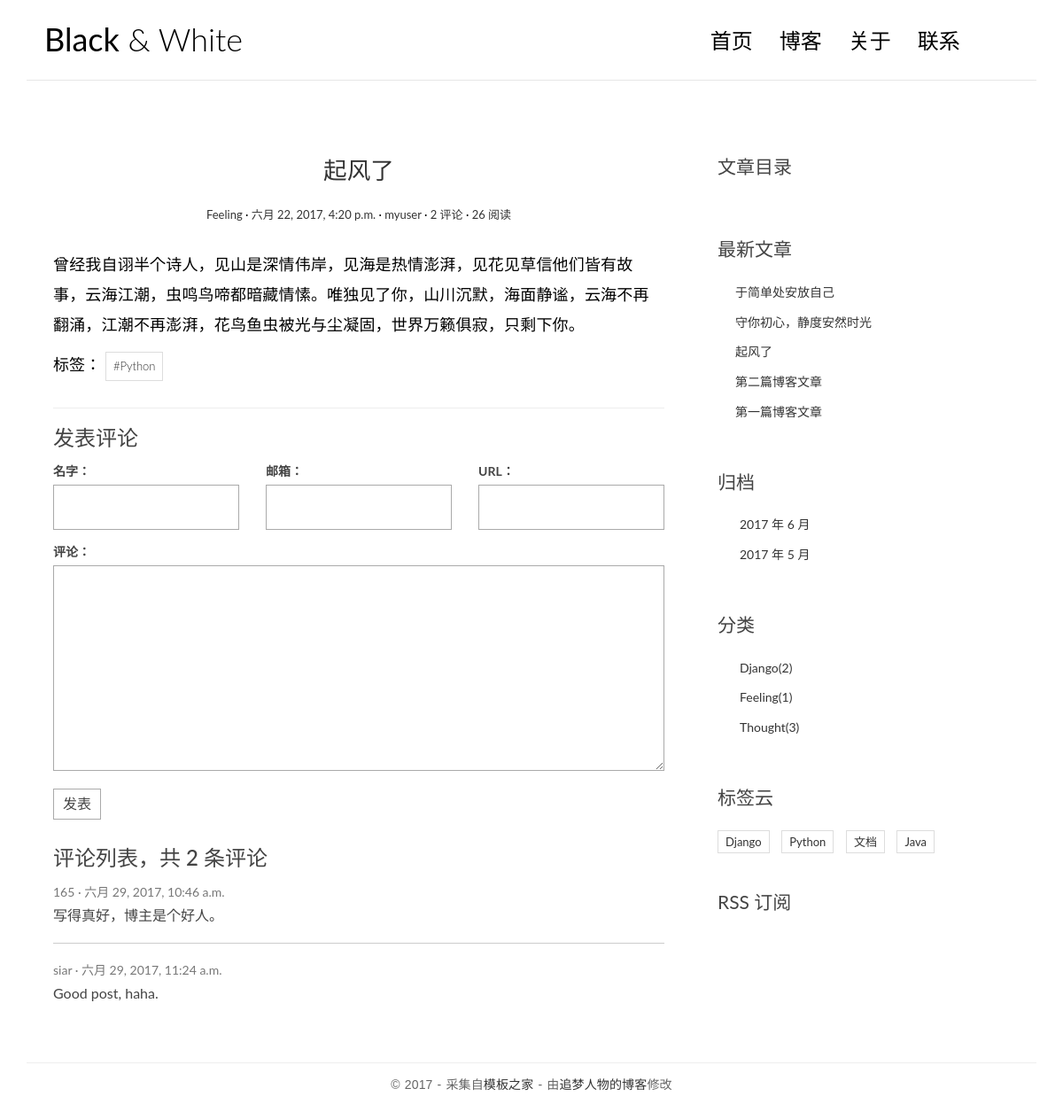
The app's page /post/4/, older data.
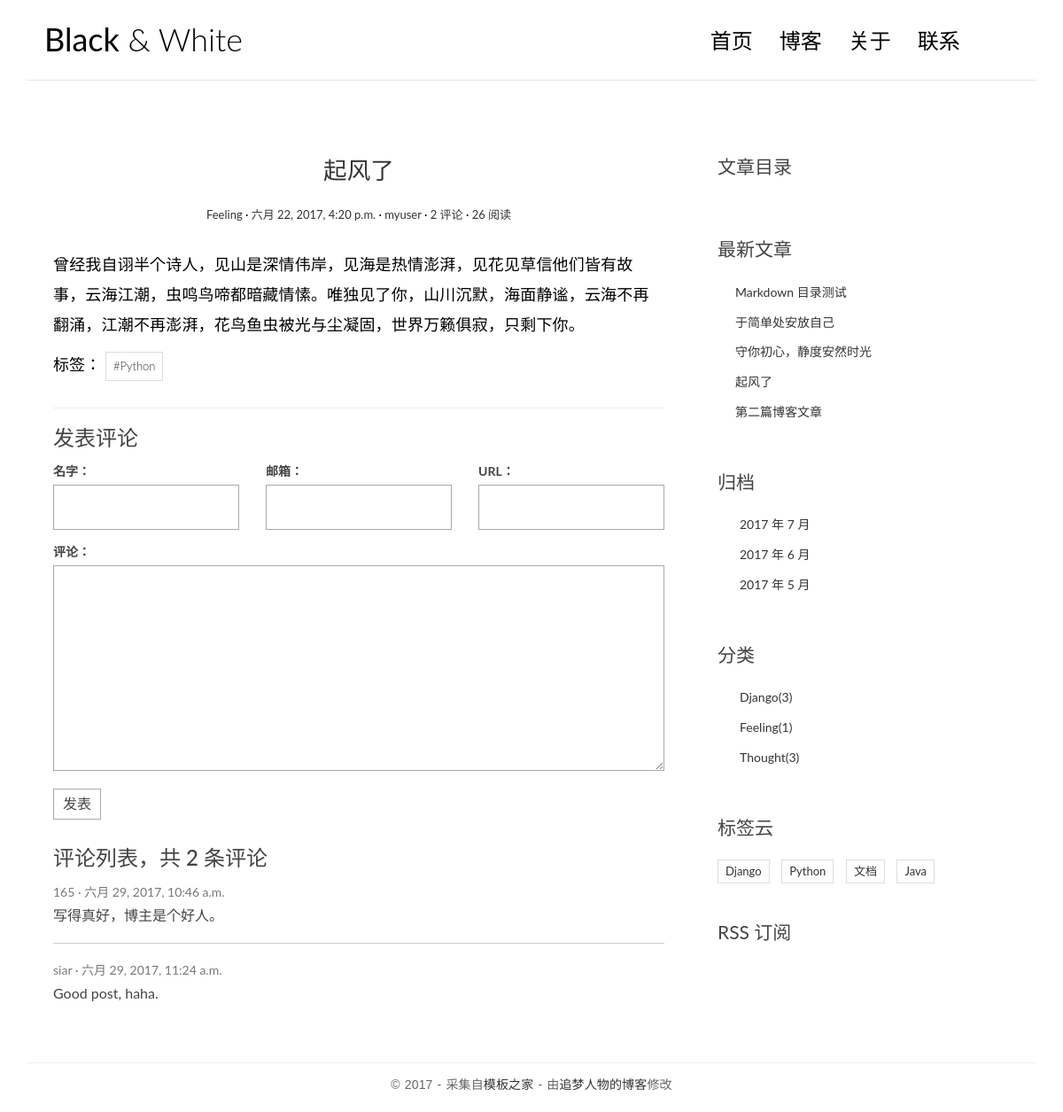
The same page, newer data.
### blog/models.py (models this page shows, shortened)
@python_2_unicode_compatible
class Tag(models.Model):
    name = models.CharField(max_length=100)

@python_2_unicode_compatible
class Post(models.Model):
    title = models.CharField(max_length=70)
    body = models.TextField()
    created_time = models.DateTimeField()
    modified_time = models.DateTimeField()
    excerpt = models.CharField(max_length=200, blank=True)
    category = models.ForeignKey(Category)
    tags = models.ManyToManyField(Tag, blank=True)
    author = models.ForeignKey(User)
    views = models.PositiveIntegerField(default=0)
    def increase_views(self):
        self.views += 1
        self.save(update_fields=['views'])
    def get_absolute_url(self):
        return reverse('blog:detail', kwargs={'pk': self.pk})
    class Meta:
        ordering = ['-created_time']
    def save(self, *args, **kwargs):
        if not self.excerpt:
            md = markdown.Markdown(extensions=[
                'markdown.extensions.extra',
                'markdown.extensions.codehilite',
            ])
            self.excerpt = strip_tags(md.convert(self.body))[:54]
        super(Post, self).save(*args, **kwargs)

@python_2_unicode_compatible
class Category(models.Model):
    name = models.CharField(max_length=100)

### comments/models.py (models this page shows, shortened)
@python_2_unicode_compatible
class Comment(models.Model):
    name = models.CharField(max_length=100)
    email = models.EmailField(max_length=255)
    url = models.URLField(blank=True)
    text = models.TextField()
    created_time = models.DateTimeField(auto_now_add=True)
    post = models.ForeignKey('blog.Post')

### blog/views.py (the view)
# urls.py: url(r'^post/(?P<pk>[0-9]+)/$', views.detail, name='detail'),
def detail(request, pk):
    post = get_object_or_404(Post, pk=pk)
    post.increase_views()
    md = markdown.Markdown(extensions=[
        'markdown.extensions.extra',
        'markdown.extensions.codehilite',
        TocExtension(slugify=slugify),
        ])
    post.body = md.convert(post.body)
    post.toc = md.toc
    form = CommentForm()
    comment_list = post.comment_set.all()
    context = {
        'post': post,
        'form': form,
        'comment_list': comment_list
    }
    return render(request, 'blog/detail.html', context=context)

### comments/forms.py
class CommentForm(forms.ModelForm):
    class Meta:
        model = Comment
        fields = ['name', 'email', 'url', 'text']

### blog/templatetags/blog_tags.py (called while the page is built)
@register.simple_tag
def get_recent_posts(num=5):
    return Post.objects.all().order_by('-created_time')[:num]

@register.simple_tag
def archives():
    return Post.objects.dates('created_time', 'month', order='DESC')

@register.simple_tag
def get_categories():
    return Category.objects.annotate(num_posts=Count('post')).filter(num_posts__gt=0)

@register.simple_tag
def get_tags():
    return Tag.objects.annotate(num_posts=Count('post')).filter(num_posts__gt=0)

### templates/blog/detail.html (shortened to what this page needs)
{% extends 'base.html' %}
{% block main %}
                <article class="post post-{{ post.pk }}">
                    <header class="entry-header">
                        <h1 class="entry-title">
                            <a href="{{ post.get_absolute_url }}">{{ post.title }}</a>
                        </h1>
                        <div class="entry-meta">
                            <span class="post-category"><a href="{% url 'blog:category' post.category.pk %}">{{ post.category.name }}</a></span>
                            <span class="post-date"><a href="{{ post.get_absolute_url }}"><time class="entry-date"
                                                                      datetime="{{ post.created_time }}">{{ post.created_time }}</time></a></span>
                            <span class="post-author"><a href="#">{{ post.author }}</a></span>
                            <span class="comments-link"><a href="#comment-area">{{ post.comment_set.count }} 评论</a></span>
                            <span class="views-count"><a href="{{ post.get_absolute_url }}">{{ post.views }} 阅读</a></span>
                        </div>
                    </header>
                    <div class="entry-content clearfix">
                        {{ post.body|safe }}
                        <div class="widget-tag-cloud">
                            <ul>
                                标签：
                                {% for tag in post.tags.all %}
                                    <li><a href="{% url 'blog:tag' tag.pk %}">#{{ tag.name }}</a></li>
                                {% endfor %}
                            </ul>
                        </div>
                    </div>
                </article>
                <section class="comment-area" id="comment-area">
                    <hr>
                    <h3>发表评论</h3>
                    <form action="{% url 'comments:post_comment' post.pk %}" method="post" class="comment-form">
                      <div class="row">
                        <div class="col-md-4">
                          <label for="{{ form.name.id_for_label }}">名字：</label>
                          {{ form.name }}
                        </div>
                        <div class="col-md-4">
                          <label for="{{ form.email.id_for_label }}">邮箱：</label>
                          {{ form.email }}
                        </div>
                        <div class="col-md-4">
                          <label for="{{ form.url.id_for_label }}">URL：</label>
                          {{ form.url }}
                        </div>
                        <div class="col-md-12">
                          <label for="{{ form.text.id_for_label }}">评论：</label>
                          {{ form.text }}
                          <button type="submit" class="comment-btn">发表</button>
                        </div>
                      </div>
                    </form>
                    <div class="comment-list-panel">
                        <h3>评论列表，共 <span>{{ post.comment_set.count }}</span> 条评论</h3>
                            <ul class="comment-list list-unstyled">
                              {% for comment in comment_list %}
                              <li class="comment-item">
                                <span class="nickname">{{ comment.name }}</span>
                                <time class="submit-date">{{ comment.created_time }}</time>
                                <div class="text">
                                  {{ comment.text }}
                                </div>
                              </li>
                              {% empty %}
                              暂无评论
                              {% endfor %}
                            </ul>
                    </div>
                </section>
{% endblock main %}
{% block toc %}
    <div class="widget widget-content">
        <h3 class="widget-title">文章目录</h3>
    </div>
{% endblock toc%}

### templates/base.html (shortened to what the changed rows need)
{% load staticfiles %}
{% load blog_tags %}
<!DOCTYPE html>
<html>
<head>
    <link rel="stylesheet" href="{% static 'blog/css/bootstrap.min.css' %}">
    <link rel="stylesheet" href="http://code.ionicframework.com/ionicons/2.0.1/css/ionicons.min.css">
    <link rel="stylesheet" href="{% static 'blog/css/pace.css' %}">
    <link rel="stylesheet" href="{% static 'blog/css/custom.css' %}">
    <link rel="stylesheet" href="{% static 'blog/css/highlights/github.css' %}">
</head>
<body>
<div class="container">
    <header id="site-header">
        <div class="row">
            <div class="col-md-4 col-sm-5 col-xs-8">
                <div class="logo">
                    <h1><a href="{% url 'blog:index' %}"><b>Black</b> &amp; White</a></h1>
                </div>
            </div>
        </div>
    </header>
</div>
<div class="content-body">
    <div class="container">
        <div class="row">
            <main class="col-md-8">
                {% block main %}
                {% endblock main %}
            </main>
            <aside class="col-md-4">
                 <div class="widget widget-recent-posts">
                    {% get_recent_posts as recent_post_list %}
                    <ul>
                        {% for post in recent_post_list %}
                            <li>
                                <a href="{{ post.get_absolute_url }}">{{ post.title }}</a>
                            </li>
                        {% empty %}
                            暂无文章！
                        {% endfor %}
                    </ul>
                </div>
                 <div class="widget widget-archives">
                     {% archives as date_list %}
                    <ul>
                        {% for date in date_list %}
                        <li>
                            <a href="{% url 'blog:archives' date.year date.month %}">{{ date.year }} 年 {{ date.month }} 月</a>
                        </li>
                        {% empty %}
                        暂无归档！
                        {% endfor %}
                    </ul>
                </div>
                <div class="widget widget-category">
                    {% get_categories as category_list%}
                    <ul>
                        {% for category in category_list %}
                        <li>
                            <a href="{% url 'blog:category' category.pk %}">{{ category.name }}<span class="post-count">({{ category.num_posts }})</span></a>
                        </li>
                        {% empty %}
                        暂无分类!
                        {% endfor %}
                    </ul>
                </div>
                <div class="widget widget-tag-cloud">
                    {% get_tags as tag_list %}
                    <ul>
                        {% for tag in tag_list %}
                        <li>
                            <a href="{% url 'blog:tag' tag.pk %}">{{ tag.name }}</a>
                        </li>
                        {% empty %}
                        暂无标签！
                        {% endfor %}
                    </ul>
                </div>
            </aside>
        </div>
    </div>
</div>
</body>
</html>

Row changes from the older to the newer data that the page shows:
no longer on this page (row edited): Post: title "第一篇博客文章"
added Post: title "Markdown 目录测试"
computed for Category "Django": num_posts "2" → "3"
Text that changed along with them:
new list line: "2017 年 7 月"
